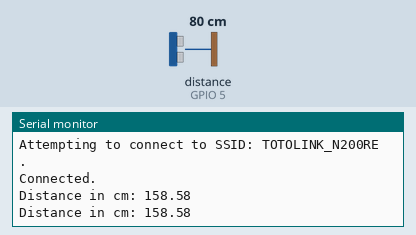
Simulated run of this sketch. Board: ESP8266 (NodeMCU). On the bench: the last lines printed to the serial monitor. Inputs (shaded band) come from the test bench; at power-on: distance to the obstacle (sensor on GPIO 5) 80 cm. The echo pulse lasts 58.3 µs per cm; WiFi joins after 1.5 s; servers stay silent unless stated.

Above: at 7.1 s.
7.2 s: distance to the obstacle (sensor on GPIO 5) set to 2 cm
At 8.7 s:
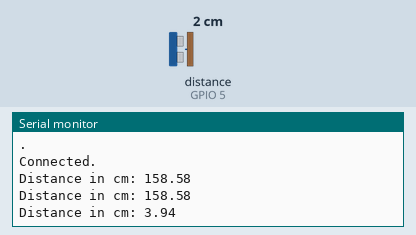
9.5 s: distance to the obstacle (sensor on GPIO 5) set to 4 cm
At 11.1 s:
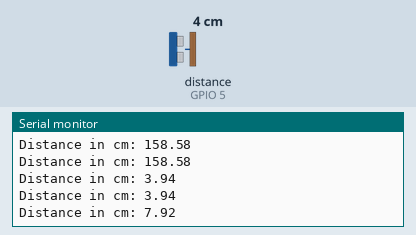
Timing chart, 0 to 12.6 s (numbered marks = the images above; inputs shaded):
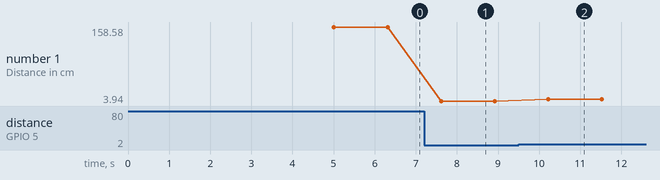

Measured:
- after the input at 7.2 s, the serial monitor: prints a new line after 0.42 s (image 1)
- after the input at 9.5 s, the serial monitor: prints a new line after 0.72 s (image 2)
- plotted number 1: 158.58 → 3.94 after the input at 7.2 s, 3.94 → 7.92 after the input at 9.5 s

The sketch:

Ultrasonic.ino
```cpp
#include "ThingSpeak.h"
#include <ESP8266WiFi.h>

//----------- Enter you Wi-Fi Details---------//
char ssid[] = "TOTOLINK_N200RE"; //SSID
char pass[] = "Roya10661220172"; // Password
//-------------------------------------------//

const int trigger = 16;
const int echo = 5;
long T;
float distanceCM;
WiFiClient  client;

unsigned long myChannelField = 839378; // Channel ID
const int ChannelField = 3; // Which channel to write data
const char * myWriteAPIKey = "T0QF2I7SES1SLB7U"; // Your write API Key

void setup()
{
  Serial.begin(115200);
  pinMode(trigger, OUTPUT);
  pinMode(echo, INPUT);
  WiFi.mode(WIFI_STA);
  ThingSpeak.begin(client);
}
void loop()
{
  if (WiFi.status() != WL_CONNECTED)
  {
    Serial.print("Attempting to connect to SSID: ");
    Serial.println(ssid);
    while (WiFi.status() != WL_CONNECTED)
    {
      WiFi.begin(ssid, pass);
      Serial.print(".");
      delay(5000);
    }
    Serial.println("\nConnected.");
  }
  digitalWrite(trigger, LOW);
  delay(1);
  digitalWrite(trigger, HIGH);
  delayMicroseconds(10);
  digitalWrite(trigger, LOW);
  T = pulseIn(echo, HIGH);
  distanceCM = T * 0.034;
  Serial.print("Distance in cm: ");
  Serial.println(distanceCM);
  ThingSpeak.writeField(myChannelField, ChannelField, distanceCM, myWriteAPIKey);
  delay(1000);
}
```
